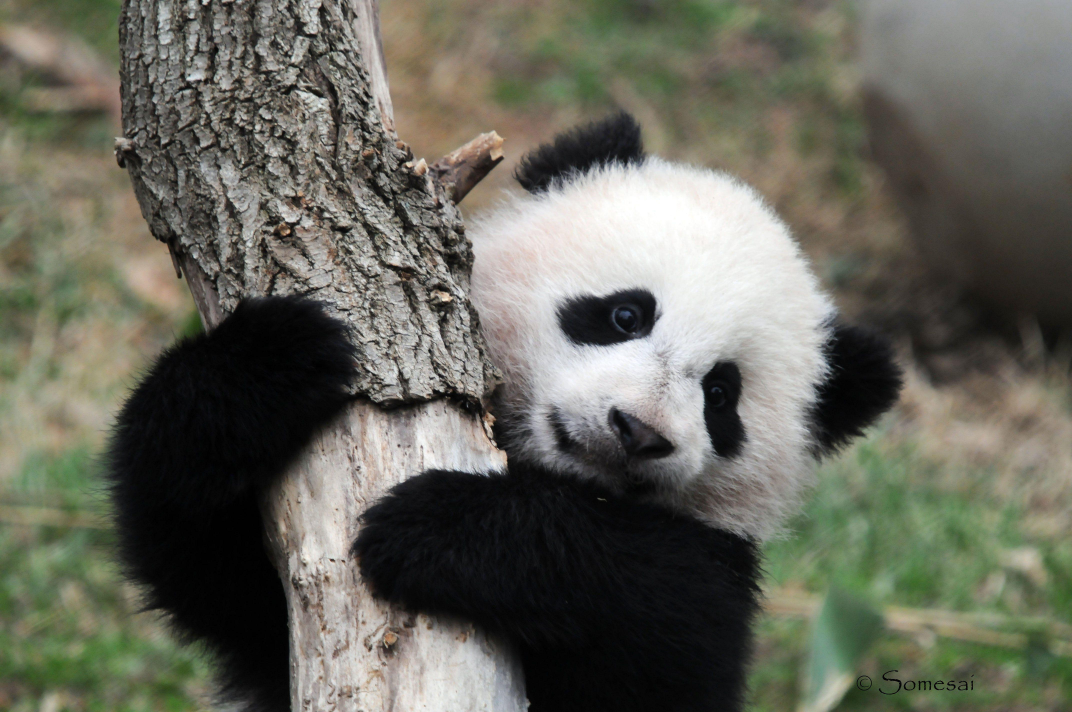
#> input picture panda1.jpg, 4288 x 2848 px (shown at 1/4 size)
$ python activity3.py
#> lines starting #> are read from the running program, lines starting #| are printed output that depends on the picture; pictures that were not available may be replaced by others from this repository, and a replacement may not be noted
### activity1.py
import cv2
import numpy as np
import random

# [8 lines left out: function printImageProperties, not called in this run]

def resizeImage(img):
    dim = (640, 480)
    resized_img = cv2.resize(img, dim, interpolation = cv2.INTER_AREA)

    return resized_img

# [46 lines that do not run on import are left out]

### activity3.py
import cv2
import numpy as np
import activity1
from google.colab.patches import cv2_imshow
import matplotlib.pyplot as plt

if __name__ == "__main__":
    image_used = "panda1.jpg"
    other_image = "panda3.jpeg"

    img1 = cv2.imread(image_used, cv2.IMREAD_UNCHANGED)
#> img1 is the input picture: shape (2848, 4288, 3); mean B, G, R 91.6, 102.9, 102.6
    img2 = cv2.imread(other_image, cv2.IMREAD_UNCHANGED)
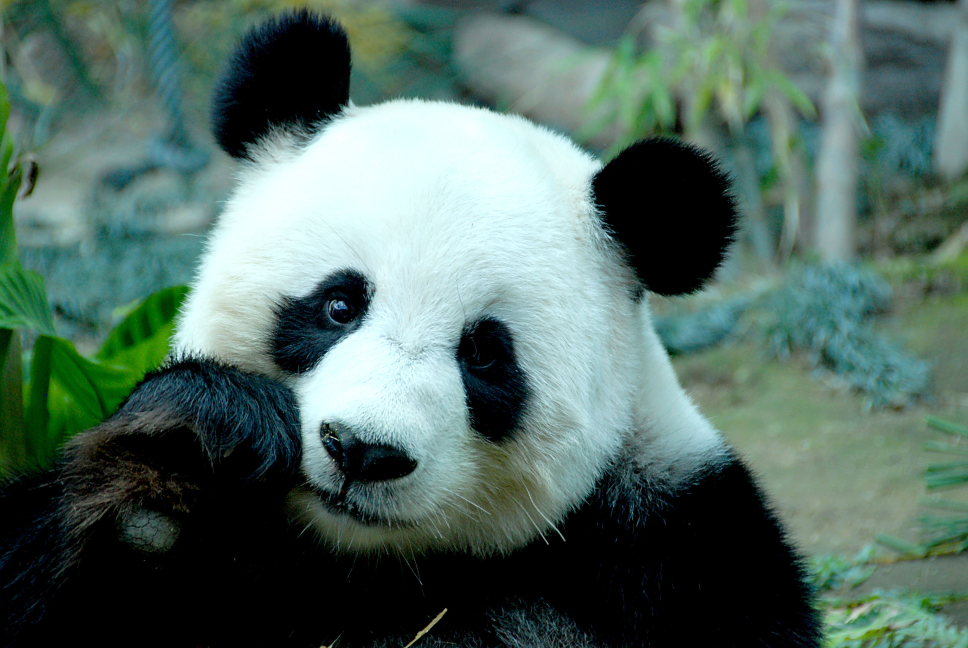
#> input picture panda2.jpg, 3872 x 2592 px, given in place of panda3.jpeg, which was not available (shown at 1/4 size)
#> img2 is the input picture: shape (2592, 3872, 3); mean B, G, R 99.4, 108.1, 83.2

    # Original Image
    img1 = activity1.resizeImage(img1)
#> in resizeImage, `resized_img = cv2.resize(img, dim, interpolation = cv2.INTER_AREA)`:
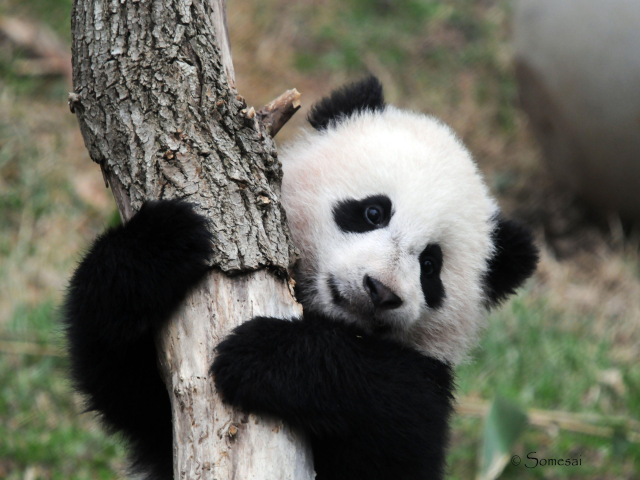
#> resized_img: shape (480, 640, 3); mean B, G, R 91.6, 102.9, 102.6
    img2 = activity1.resizeImage(img2)
#> in resizeImage (call 2), `resized_img = cv2.resize(img, dim, interpolation = cv2.INTER_AREA)`:
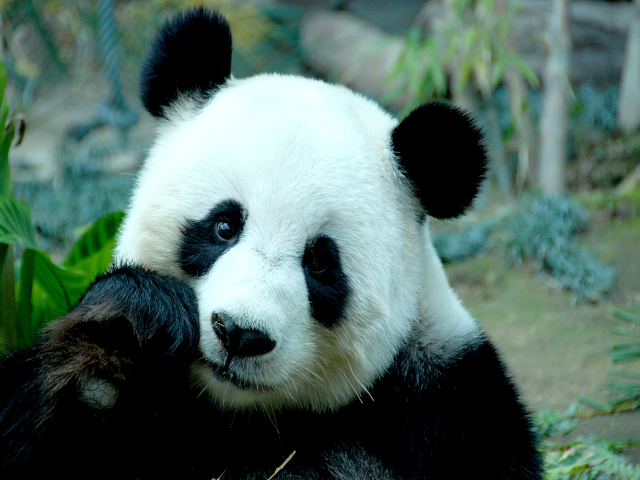
#> resized_img: shape (480, 640, 3); mean B, G, R 99.4, 108.1, 83.2

    images = np.concatenate((img1, img2), axis=0)
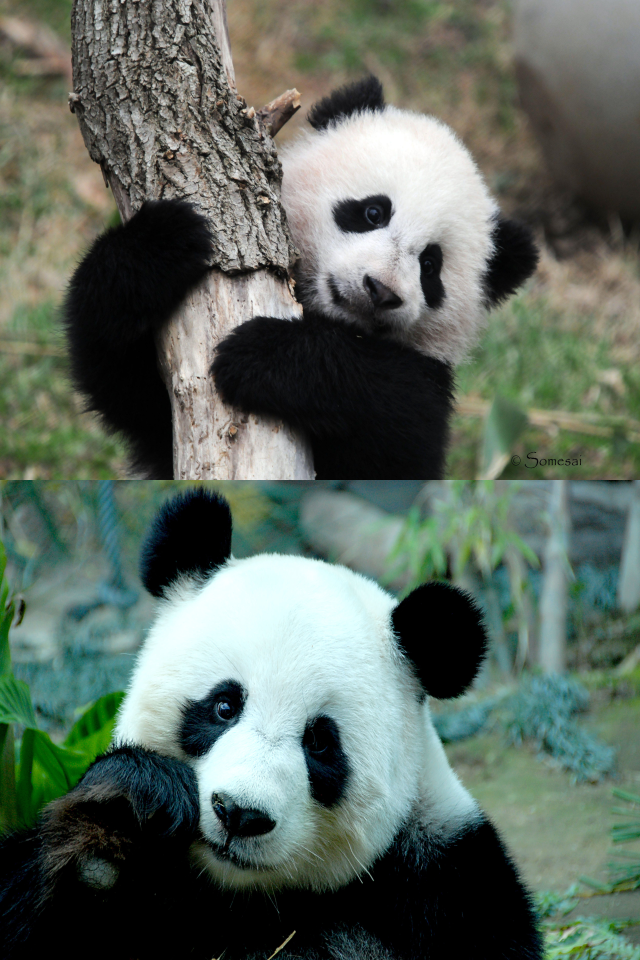
#> images: shape (960, 640, 3); mean B, G, R 95.5, 105.5, 92.9

    cv2_imshow(images)

    cv2.waitKey(0)
    cv2.destroyAllWindows()

    # Histogram of both images
    img1 = cv2.imread(image_used, cv2.IMREAD_GRAYSCALE)
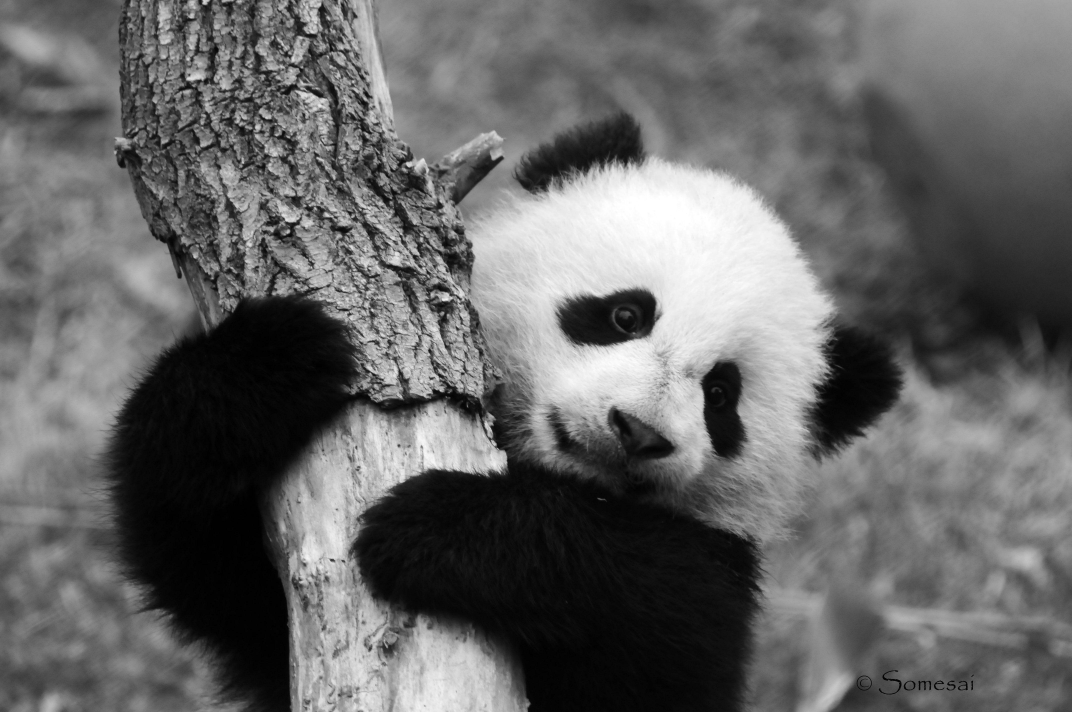
#> img1: shape (2848, 4288) (shown at 1/4 size); min 0, max 255, mean 101.5
    img2 = cv2.imread(other_image, cv2.IMREAD_GRAYSCALE)
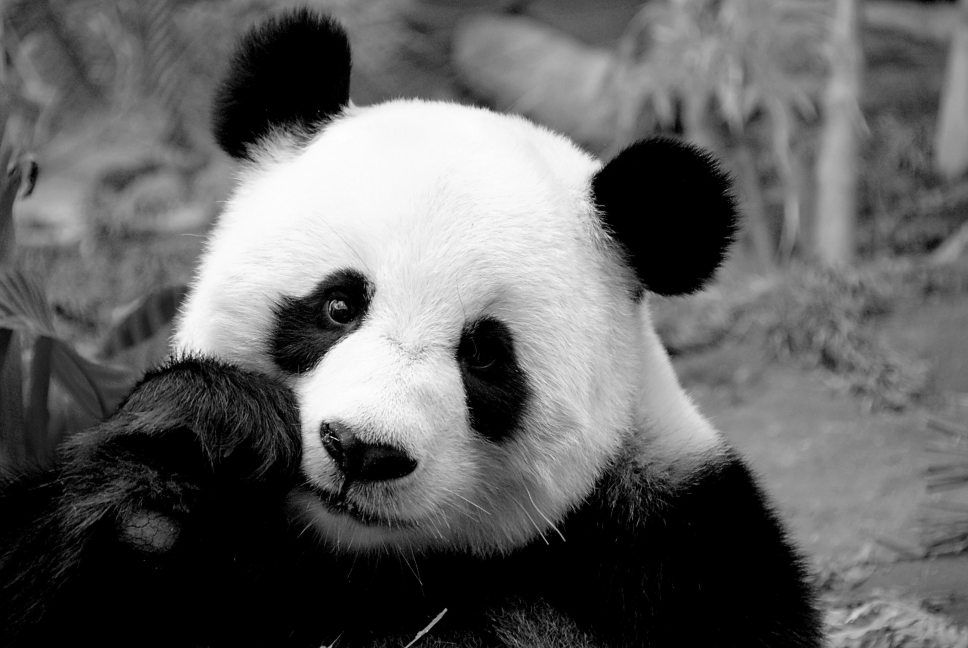
#> img2: shape (2592, 3872) (shown at 1/4 size); min 0, max 255, mean 99.7

    histogram1 = cv2.calcHist([img1],[0],None,[256],[0,256])
#> histogram1 = 256 values, max 186040 at index 7, min 8008 at index 252, mean 47704
    histogram2 = cv2.calcHist([img2],[0],None,[256],[0,256])
#> histogram2 = 256 values, max 1917178 at index 0, min 7 at index 255, mean 39204

    plt.hist(histogram1)

    plt.show()
#> figure, not shown here; tallest bar 89 high, from x = 8008 to 25811.2

    plt.hist(histogram2)

    plt.show()
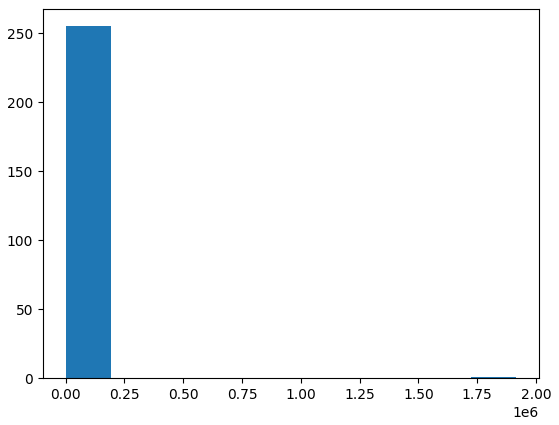
#> figure drawn by matplotlib, 1 panel; tallest bar 255 high, from x = 7 to 191724.1
